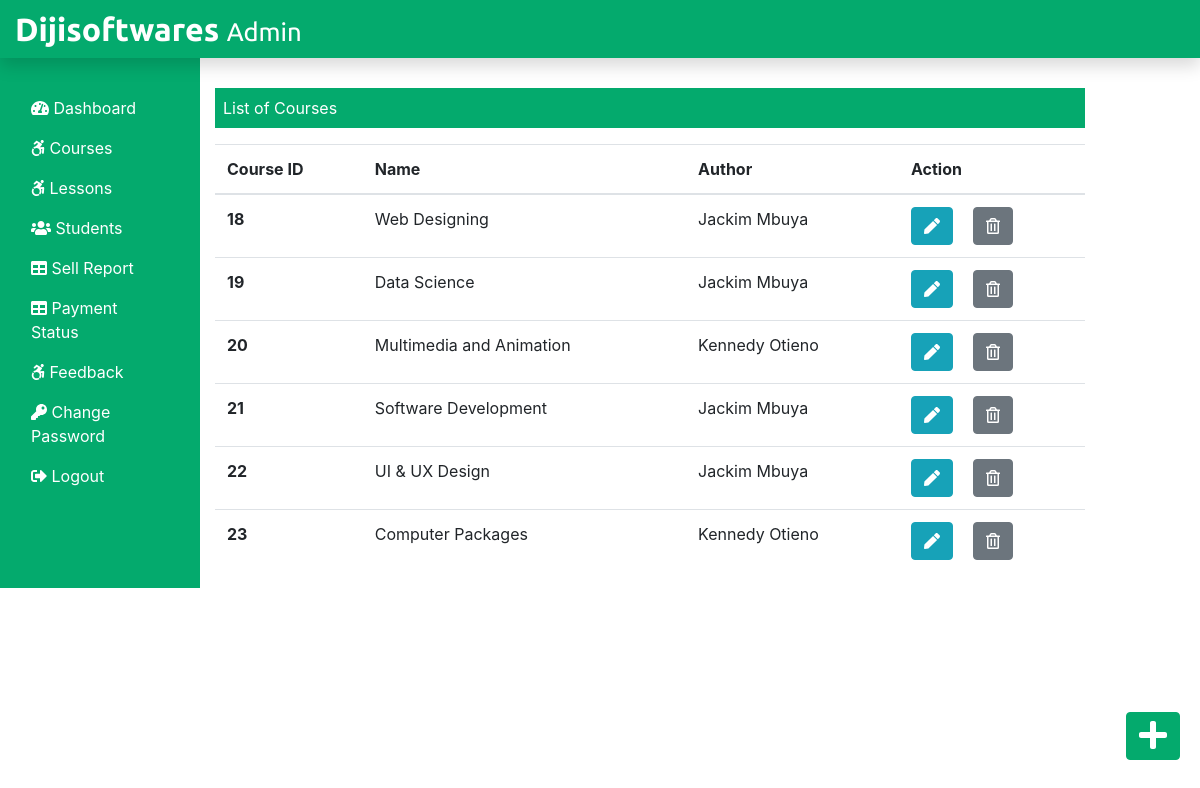
The page /Admin/courses.php (signed in) on the database its author committed.
### tables this page shows
CREATE TABLE `course` (
  `course_id` int(11) NOT NULL,
  `course_name` text NOT NULL,
  `course_desc` text NOT NULL,
  `course_author` varchar(255) NOT NULL,
  `course_img` text NOT NULL,
  `course_duration` text NOT NULL,
  `course_price` int(11) NOT NULL,
  `course_original_price` int(11) NOT NULL
);

### Admin/courses.php (the view, shortened to what this page needs)
<?php
include('./adminInclude/header.php');
include('../dbConnection.php');
 ?>
  <div class="col-sm-9 mt-5">
    <p class=" bg-dark text-white p-2">List of Courses</p>
    <?php
      $sql = "SELECT * FROM course";
      $result = $conn->query($sql);
      if($result->num_rows > 0){
       echo '<table class="table">
       <thead>
        <tr>
         <th scope="col">Course ID</th>
         <th scope="col">Name</th>
         <th scope="col">Author</th>
         <th scope="col">Action</th>
        </tr>
       </thead>
       <tbody>';
        while($row = $result->fetch_assoc()){
          echo '<tr>';
          echo '<th scope="row">'.$row["course_id"].'</th>';
          echo '<td>'. $row["course_name"].'</td>';
          echo '<td>'.$row["course_author"].'</td>';
          echo '<td><form action="editcourse.php" method="POST" class="d-inline"> <input type="hidden" name="id" value='. $row["course_id"] .'><button type="submit" class="btn btn-info mr-3" name="view" value="View"><i class="fas fa-pen"></i></button></form>
          <form action="" method="POST" class="d-inline"><input type="hidden" name="id" value='. $row["course_id"] .'><button type="submit" class="btn btn-secondary" name="delete" value="Delete"><i class="far fa-trash-alt"></i></button></form></td>
         </tr>';
        }
        echo '</tbody>
        </table>';
      } else {
        echo "0 Result";
      }
     ?>
  </div>
 </div>
 <div><a class="btn btn-danger box" href="./addCourse.php"><i class="fas fa-plus fa-2x"></i></a></div>
</div>
<?php
include('./adminInclude/footer.php');
?>

### css/adminstyle.css (style rules this page uses)
.box { position: fixed; bottom: 10px; right: 20px; margin-bottom: 30px; }

### rows shown on the page
course: course_id "18", course_name "Web Designing", course_author "Jackim Mbuya"
course: course_id "19", course_name "Data Science", course_author "Jackim Mbuya"
course: course_id "20", course_name "Multimedia and Animation", course_author "Kennedy Otieno"
course: course_id "21", course_name "Software Development", course_author "Jackim Mbuya"
course: course_id "22", course_name "UI & UX Design", course_author "Jackim Mbuya"
course: course_id "23", course_name "Computer Packages", course_author "Kennedy Otieno"
